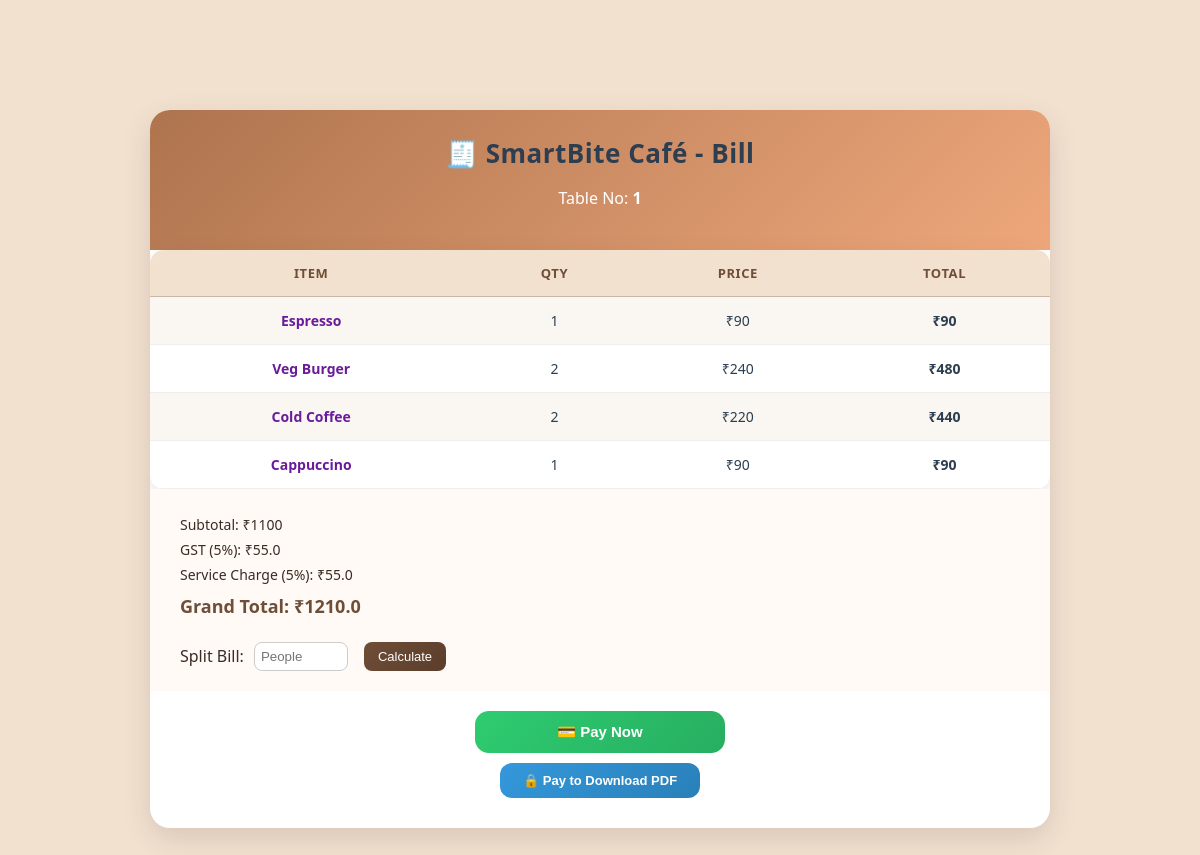
Page /bill/1 on the committed database.
### tables this page shows
CREATE TABLE orders (
    id INTEGER PRIMARY KEY AUTOINCREMENT,
    table_no INTEGER,
    item_name TEXT,
    quantity INTEGER,
    price INTEGER,
    status TEXT
, created_at TEXT);

### app.py (the view)
@app.route("/bill/<int:table_no>")
def bill_customer(table_no):
    conn = sqlite3.connect("database.db")
    conn.row_factory = sqlite3.Row
    cur = conn.cursor()
    cur.execute("""
    SELECT item_name, quantity, price
    FROM orders
    WHERE table_no = ?
    AND status NOT IN ('Cancelled')
""", (table_no,))
    orders = cur.fetchall()
    subtotal = sum(o[1] * o[2] for o in orders)
    gst = round(subtotal * 0.05, 2)
    service_charge = round(subtotal * 0.05, 2)
    grand_total = round(subtotal + gst + service_charge, 2)
    people = request.args.get("people", default=1, type=int)
    if people <= 0:
        people = 1
    per_person = round(grand_total / people, 2)
    cur.execute("SELECT bill_generated FROM bill_status WHERE table_no = ?", (table_no,)
    )
    result = cur.fetchone()
    bill_generated = result[0] if result else 0
    conn.close()
    return render_template(
    "bill_customer.html",
    table_no=table_no,
    orders=orders,
    subtotal=subtotal,
    gst=gst,
    service_charge=service_charge,
    grand_total=grand_total,
    per_person=per_person,
    bill_generated=bill_generated
)

### templates/bill_customer.html (shortened to what this page needs)
{% extends "base.html" %}
{% block content %}
<div class="bill-wrapper">
    <div class="bill-card">
        <div class="bill-header">
            <h2>🧾 SmartBite Café - Bill</h2>
            <p>Table No: <strong>{{ table_no }}</strong></p>
        </div>
        {% if orders|length == 0 %}
        <div class="empty-bill">
            <h3>No Bill Generated Yet</h3>
            <p>Order something from menu to generate bill.</p>
            <a href="/menu?table={{ table_no }}" class="start-btn">
                Start Ordering
            </a>
        </div>
        {% else %}
        <table class="bill-table">
            <tr>
                <th>Item</th>
                <th>Qty</th>
                <th>Price</th>
                <th>Total</th>
            </tr>
            {% for order in orders %}
            <tr>
                <td>{{ order['item_name'] }}</td>
                <td>{{ order['quantity'] }}</td>
                <td>₹{{ order['price'] }}</td>
                <td>₹{{ order['quantity'] * order['price'] }}</td>
            </tr>
            {% endfor %}
        </table>
        <div class="bill-summary">
            <p>Subtotal: ₹{{ subtotal }}</p>
            <p>GST (5%): ₹{{ gst }}</p>
            <p>Service Charge (5%): ₹{{ service_charge }}</p>
            <h4>Grand Total: ₹{{ grand_total }}</h4>
            <div class="split-box">
                <label>Split Bill:</label>
                <input type="number" id="splitCount" min="1" placeholder="People">
                <button onclick="splitBill()">Calculate</button>
            </div>
        </div>
        <button class="pay-btn" onclick="openPaymentModal()">
            💳 Pay Now
        </button>
        {% if payment_done %}
<a href="/download_bill_pdf/{{ table_no }}" class="pdf-btn">
    Download PDF
</a>
{% else %}
<button class="pdf-btn disabled-btn" disabled>
    🔒 Pay to Download PDF
</button>
{% endif %}
        {% endif %}
    </div>
</div>
{% endblock %}

### static/css/style.css (style rules this page uses)
body { font-family: Arial, sans-serif; background: #f4f4f4; margin: 0; padding: 20px; }
body { font-family: 'Segoe UI', Tahoma, sans-serif; background: #f7f7f7; margin: 0; padding: 0; }
body { font-family: "Segoe UI", Tahoma, sans-serif; background: linear-gradient(135deg, #f4f6f8, #eef1f5); padding: 20px; margin: 0; }
h2 { text-align: center; color: #2c3e50; margin-bottom: 25px; font-size: 26px; letter-spacing: 0.5px; }
table { width: 100%; border-collapse: collapse; background: #ffffff; border-radius: 14px; overflow: hidden; box-shadow: 0 12px 30px rgba(0, 0, 0, 0.1); }
th { background: linear-gradient(135deg, #34495e, #2c3e50); color: #ffffff; padding: 14px; font-size: 14px; text-transform: uppercase; letter-spacing: 0.6px; }
td { padding: 12px; text-align: center; font-size: 14px; color: #2c3e50; border-bottom: 1px solid #e6e6e6; }
tr:nth-child(even) { background-color: #f9fafc; }
td:nth-child(1) { font-weight: 600; color: #6a1b9a; }
td:nth-child(4) { font-weight: 600; color: #2c3e50; }
button { padding: 7px 14px; margin-left: 6px; border: none; border-radius: 10px; background: linear-gradient(135deg, #3498db, #2980b9); color: white; font-size: 13px; cursor: pointer; transition: all 0.2s ease-in-out; }
th { position: sticky; top: 0; z-index: 10; }
td { padding: 14px; }
th { position: sticky; top: 0; z-index: 100; }
.pay-btn { width: 100%; max-width: 300px; padding: 12px; background: linear-gradient(135deg, #22c55e, #16a34a); color: black; font-size: 15px; font-weight: 600; border-radius: 14px; border: none; cursor: pointer; margin-top: 10px; }
body { margin: 0; font-family: 'Poppins', system-ui, sans-serif; background: #efe7df; color: #2b160d; }
body { margin: 0; font-family: Arial, sans-serif; background: #b58e70; color: white; }
body { margin:0; font-family:Poppins, system-ui; background:#f3e1d0; color:#3b2b24; }
.bill-wrapper { padding:30px; }
table { width:100%; border-collapse:collapse; }
th,td { padding:10px; border-bottom:1px solid #c7b6aa; }
.pay-btn { background: #28a745; color: white; padding: 12px 20px; font-size: 16px; border: none; border-radius: 6px; cursor: pointer; margin-top: 15px; transition: 0.3s ease; }
.pdf-btn { display:block; text-align:center; margin-top:10px; background:#2f855a; color:white; padding:10px; border-radius:10px; text-decoration:none; }
.bill-wrapper { max-width: 900px; margin: 40px auto; }
.bill-card { background: #ffffff; border-radius: 20px; overflow: hidden; box-shadow: 0 10px 30px rgba(0,0,0,0.12); animation: fadeIn .3s ease; }
.bill-header { background: linear-gradient(135deg,#ae744e,#eea77b); padding: 25px; text-align: center; color: white; }
.bill-header h2 { margin: 0; font-weight: 600; letter-spacing: .5px; }
.bill-table { width: 100%; border-collapse: collapse; }
.bill-table th { background: #f3e1d0; color: #6f4e37; font-size: 13px; text-transform: uppercase; letter-spacing: .6px; padding: 14px; }
.bill-table td { padding: 14px; text-align: center; border-bottom: 1px solid #eee; font-size: 14px; }
.bill-table tr:nth-child(even) { background: #faf6f2; }
.bill-summary { padding: 20px 30px; background: #fffaf6; }
.bill-summary p { margin: 6px 0; font-size: 14px; }
.bill-summary h4 { margin-top: 10px; font-size: 18px; color: #6f4e37; }
.split-box { margin-top: 15px; display: flex; gap: 10px; align-items: center; }
.split-box input { padding: 6px; border-radius: 8px; border: 1px solid #ccc; width: 80px; }
.split-box button { background: linear-gradient(135deg,#6f4e37,#5a3d2b); color: white; border: none; padding: 7px 14px; border-radius: 8px; cursor: pointer; }
.pay-btn { display: block; margin: 20px auto 10px; width: 250px; padding: 12px; background: linear-gradient(135deg,#2ecc71,#27ae60); border: none; border-radius: 14px; font-weight: 600; font-size: 15px; cursor: pointer; transition: .2s; }
.pdf-btn { display: block; text-align: center; width: 200px; margin: 10px auto 30px; padding: 10px; background: linear-gradient(135deg,#3498db,#2980b9); color: white; text-decoration: none; border-radius: 12px; font-weight: 600; }

### rows in the picture
orders: item_name "Espresso", quantity "1", price "90", order['quantity']*order['price'] "90"
orders: item_name "Veg Burger", quantity "2", price "240", order['quantity']*order['price'] "480"
orders: item_name "Cold Coffee", quantity "2", price "220", order['quantity']*order['price'] "440"
orders: item_name "Cappuccino", quantity "1", price "90", order['quantity']*order['price'] "90"

### other values in the picture
{{ table_no }} "1"
{{ subtotal }} "1100"
{{ gst }} "55.0"
{{ service_charge }} "55.0"
{{ grand_total }} "1210.0"
